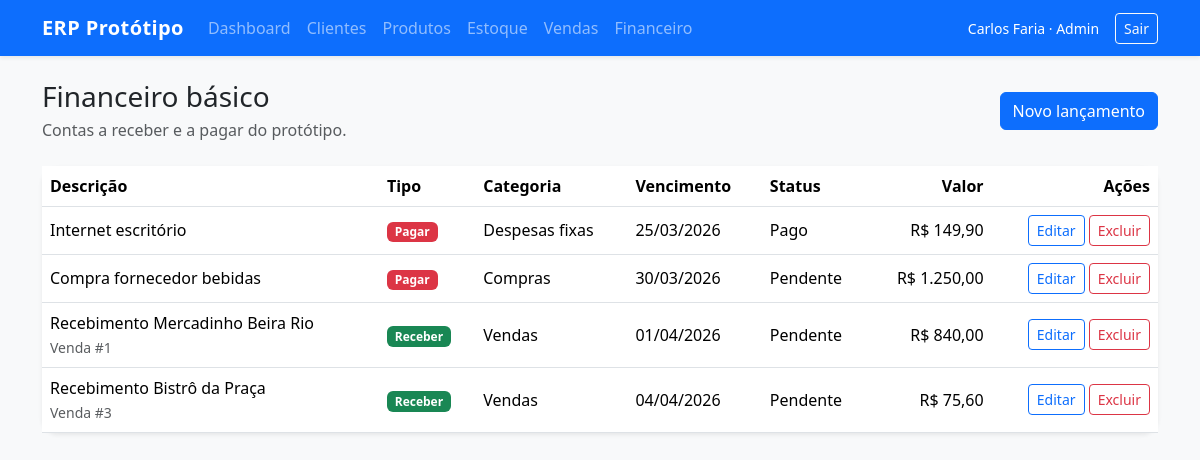
Screenshot of /financeiro (signed in) with the database file from the repository.
### tables this page shows
CREATE TABLE users (
    id INTEGER PRIMARY KEY AUTOINCREMENT,
    username TEXT UNIQUE NOT NULL,
    password_hash TEXT NOT NULL,
    full_name TEXT NOT NULL,
    role TEXT NOT NULL
);

CREATE TABLE financial_entries (
    id INTEGER PRIMARY KEY AUTOINCREMENT,
    description TEXT NOT NULL,
    entry_type TEXT NOT NULL,
    amount REAL NOT NULL,
    due_date TEXT NOT NULL,
    status TEXT NOT NULL,
    category TEXT,
    related_sale_id INTEGER,
    notes TEXT,
    FOREIGN KEY(related_sale_id) REFERENCES sales(id) ON DELETE SET NULL
);

### app.py (the view)
@app.route("/financeiro")
@login_required
def finance_list():
    entries = get_db().execute(
        "SELECT * FROM financial_entries ORDER BY due_date ASC, id DESC"
    ).fetchall()
    return render_template("finance/list.html", entries=entries)

### app.py (called while the page is built)
def get_db() -> sqlite3.Connection:
    if "db" not in g:
        g.db = sqlite3.connect(app.config["DATABASE"])
        g.db.row_factory = sqlite3.Row
        g.db.execute("PRAGMA foreign_keys = ON")
    return g.db

def format_currency(value: float | int | None) -> str:
    number = float(value or 0)
    text = f"{number:,.2f}"
    return f"R$ {text.replace(',', 'X').replace('.', ',').replace('X', '.')}"

def format_date(value: str | None) -> str:
    if not value:
        return "-"
    try:
        parsed = datetime.strptime(value, "%Y-%m-%d")
        return parsed.strftime("%d/%m/%Y")
    except ValueError:
        return value

def login_required(view):
    @wraps(view)
    def wrapped_view(**kwargs):
        if session.get("user_id") is None:
            return redirect(url_for("login"))
        return view(**kwargs)
    return wrapped_view

@app.before_request
def load_logged_user() -> None:
    g.user = None
    user_id = session.get("user_id")
    if user_id is not None:
        g.user = get_db().execute(
            "SELECT id, username, full_name, role FROM users WHERE id = ?",
            (user_id,),
        ).fetchone()

### templates/finance/list.html (shortened to what this page needs)
{% extends "base.html" %}
{% block content %}
<div class="d-flex justify-content-between align-items-center mb-4">
  <div>
    <h1 class="h3 mb-1">Financeiro básico</h1>
    <p class="text-muted mb-0">Contas a receber e a pagar do protótipo.</p>
  </div>
  <a href="{{ url_for('finance_create') }}" class="btn btn-primary">Novo lançamento</a>
</div>
<div class="card border-0 shadow-sm">
  <div class="table-responsive">
    <table class="table table-hover align-middle mb-0">
      <thead>
        <tr>
          <th>Descrição</th>
          <th>Tipo</th>
          <th>Categoria</th>
          <th>Vencimento</th>
          <th>Status</th>
          <th class="text-end">Valor</th>
          <th class="text-end">Ações</th>
        </tr>
      </thead>
      <tbody>
        {% for entry in entries %}
        <tr>
          <td>{{ entry.description }}{% if entry.related_sale_id %}<br><span class="text-muted small">Venda #{{ entry.related_sale_id }}</span>{% endif %}</td>
          <td><span class="badge text-bg-{{ 'success' if entry.entry_type == 'receber' else 'danger' }}">{{ entry.entry_type|capitalize }}</span></td>
          <td>{{ entry.category }}</td>
          <td>{{ entry.due_date|brdate }}</td>
          <td>{{ entry.status|capitalize }}</td>
          <td class="text-end">{{ entry.amount|brl }}</td>
          <td class="text-end">
            <a class="btn btn-sm btn-outline-primary" href="{{ url_for('finance_edit', entry_id=entry.id) }}">Editar</a>
            <form method="post" action="{{ url_for('finance_delete', entry_id=entry.id) }}" class="d-inline">
              <button class="btn btn-sm btn-outline-danger" onclick="return confirm('Excluir este lançamento?')">Excluir</button>
            </form>
          </td>
        </tr>
        {% else %}
        <tr><td colspan="7" class="text-center py-4 text-muted">Sem lançamentos cadastrados.</td></tr>
        {% endfor %}
      </tbody>
    </table>
  </div>
</div>
{% endblock %}

### templates/base.html (shortened to what this page needs)
<!doctype html>
<html lang="pt-BR">
<head>
  <link href="https://cdn.jsdelivr.net/npm/bootstrap@5.3.3/dist/css/bootstrap.min.css" rel="stylesheet">
  <link rel="stylesheet" href="{{ url_for('static', filename='style.css') }}">
</head>
<body class="bg-light">
  {% if g.user %}
  <nav class="navbar navbar-expand-lg navbar-dark bg-primary shadow-sm">
    <div class="container">
      <a class="navbar-brand fw-semibold" href="{{ url_for('dashboard') }}">ERP Protótipo</a>
      <div class="collapse navbar-collapse" id="navbarMain">
        <ul class="navbar-nav me-auto mb-2 mb-lg-0">
          <li class="nav-item"><a class="nav-link" href="{{ url_for('dashboard') }}">Dashboard</a></li>
          <li class="nav-item"><a class="nav-link" href="{{ url_for('clients_list') }}">Clientes</a></li>
          <li class="nav-item"><a class="nav-link" href="{{ url_for('products_list') }}">Produtos</a></li>
          <li class="nav-item"><a class="nav-link" href="{{ url_for('stock_list') }}">Estoque</a></li>
          <li class="nav-item"><a class="nav-link" href="{{ url_for('sales_list') }}">Vendas</a></li>
          <li class="nav-item"><a class="nav-link" href="{{ url_for('finance_list') }}">Financeiro</a></li>
        </ul>
        <div class="d-flex align-items-center gap-3 text-white">
          <span class="small">{{ g.user["full_name"] }} · {{ g.user["role"]|capitalize }}</span>
          <a class="btn btn-sm btn-outline-light" href="{{ url_for('logout') }}">Sair</a>
        </div>
      </div>
    </div>
  </nav>
  {% endif %}
  <main class="py-4">
    <div class="container">
      {% block content %}{% endblock %}
    </div>
  </main>
</body>
</html>

### static/style.css (style rules this page uses)
body { min-height: 100vh; }
.table > :not(caption) > * > * { vertical-align: middle; }
.card { border-radius: 1rem; }
.navbar-brand { letter-spacing: 0.02em; }

### rows the page displays
users: user.full_name "Carlos Faria", user.role "Admin"
financial_entries: description "Internet escritório", entry_type "Pagar", category "Despesas fixas", due_date|brdate "25/03/2026", status "Pago", amount|brl "R$ 149,90"
financial_entries: description "Compra fornecedor bebidas", entry_type "Pagar", category "Compras", due_date|brdate "30/03/2026", status "Pendente", amount|brl "R$ 1.250,00"
financial_entries: description "Recebimento Mercadinho Beira Rio", related_sale_id "1", entry_type "Receber", category "Vendas", due_date|brdate "01/04/2026", status "Pendente", amount|brl "R$ 840,00"
financial_entries: description "Recebimento Bistrô da Praça", related_sale_id "3", entry_type "Receber", category "Vendas", due_date|brdate "04/04/2026", status "Pendente", amount|brl "R$ 75,60"
